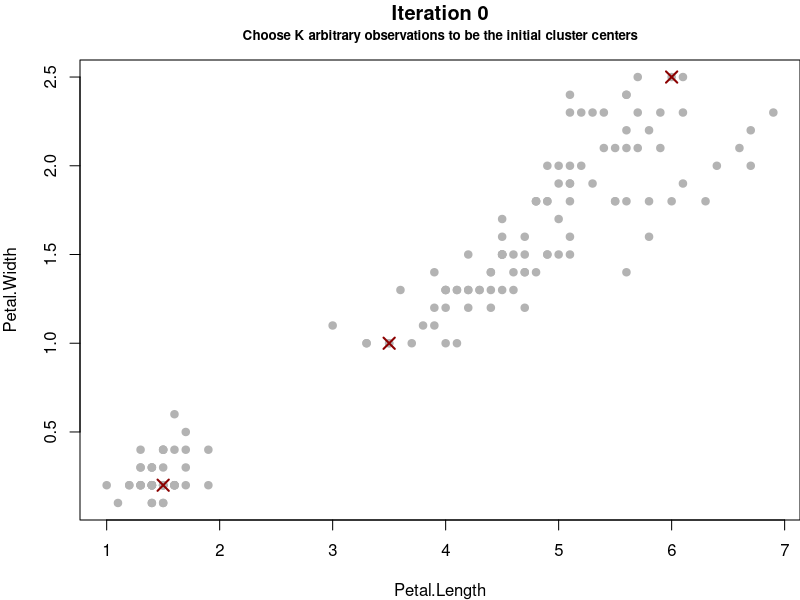
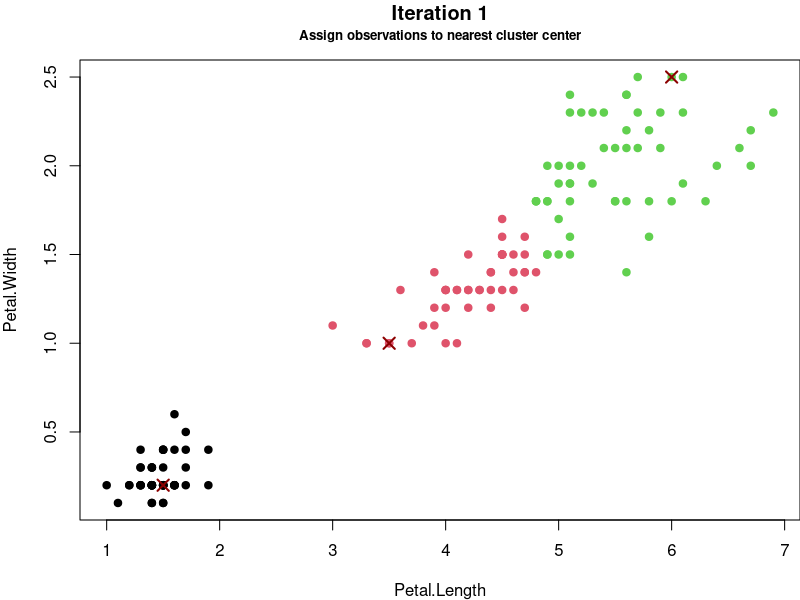
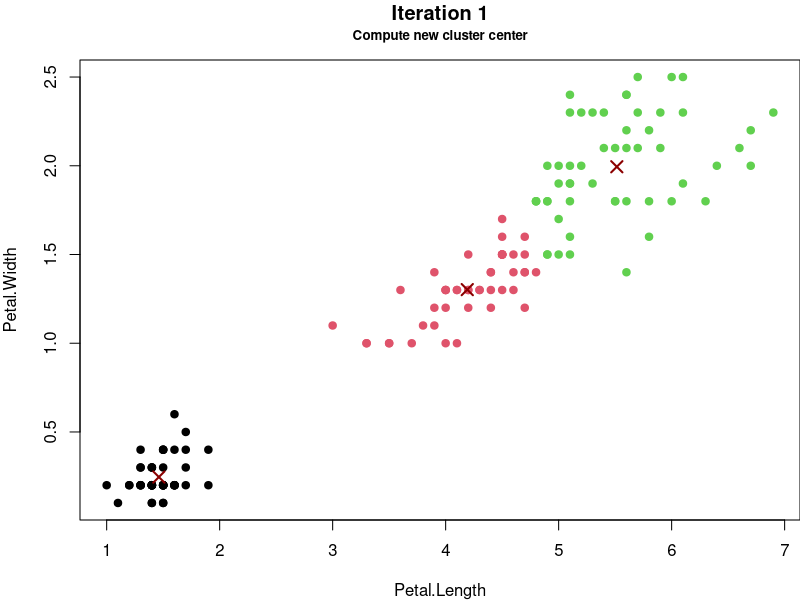
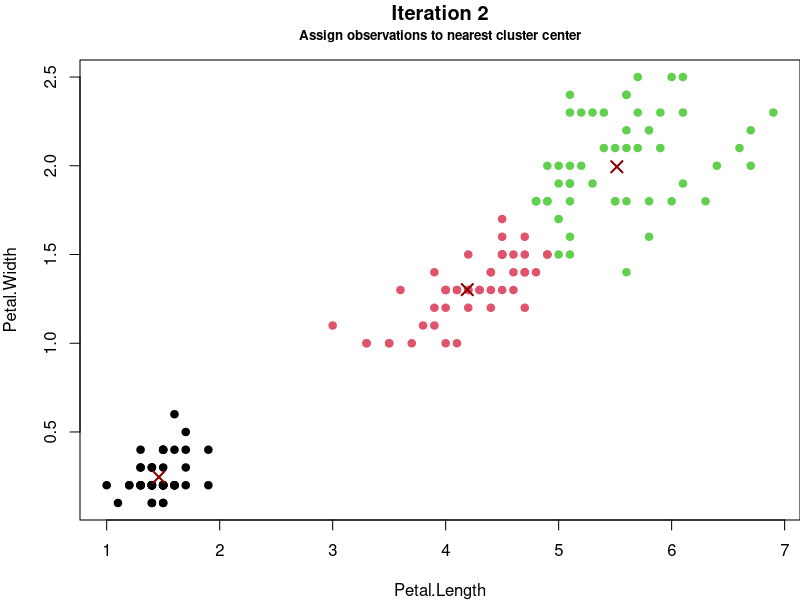
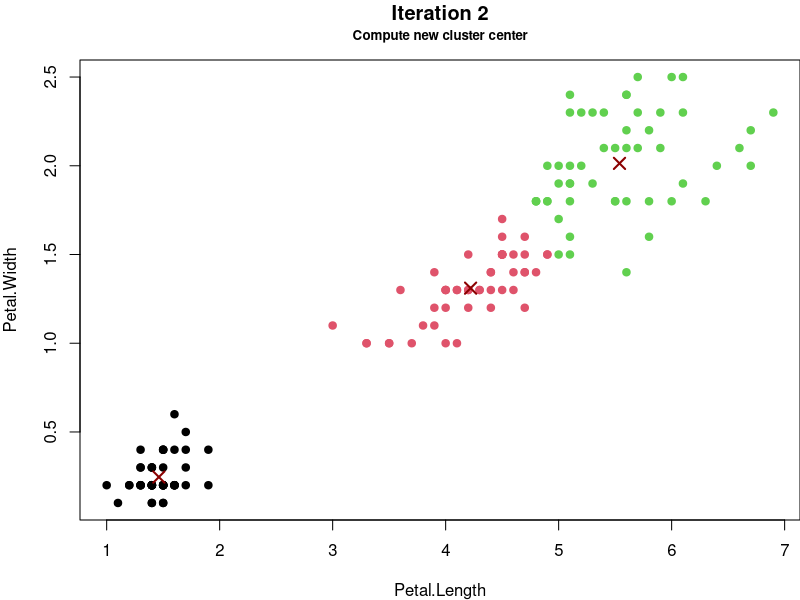
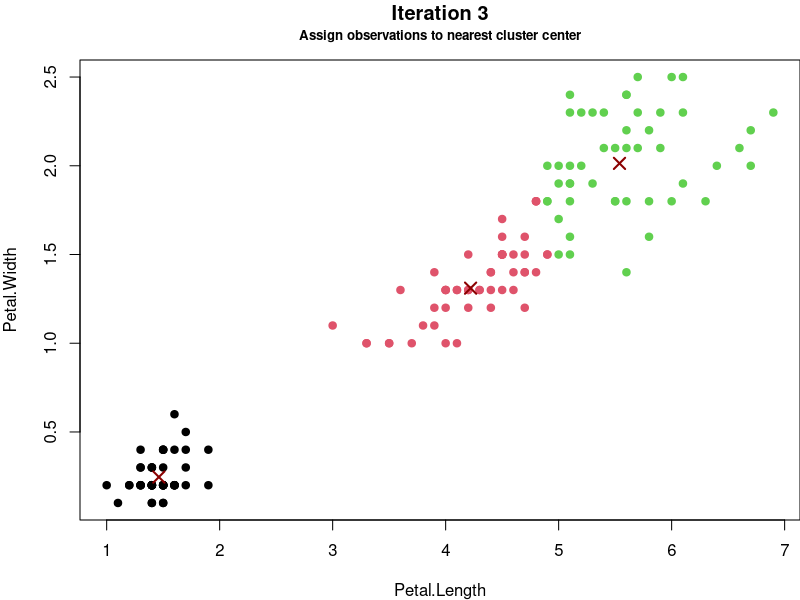
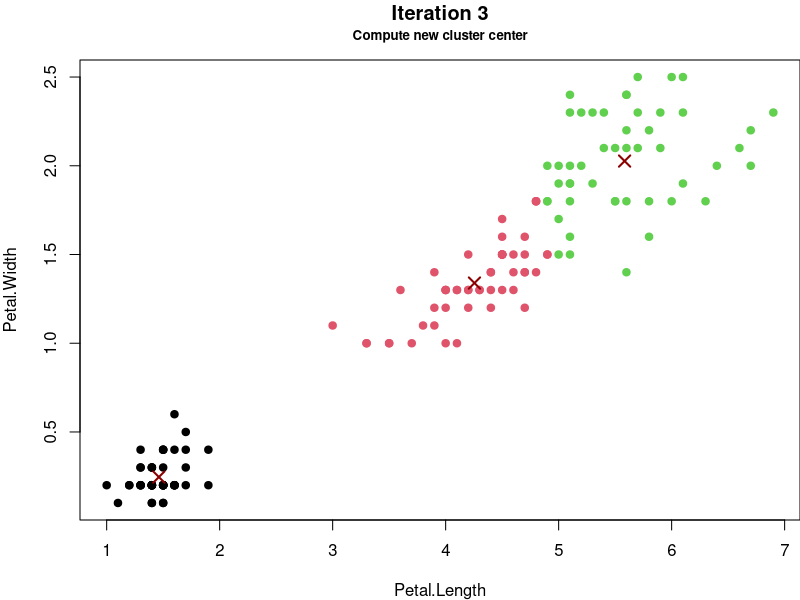
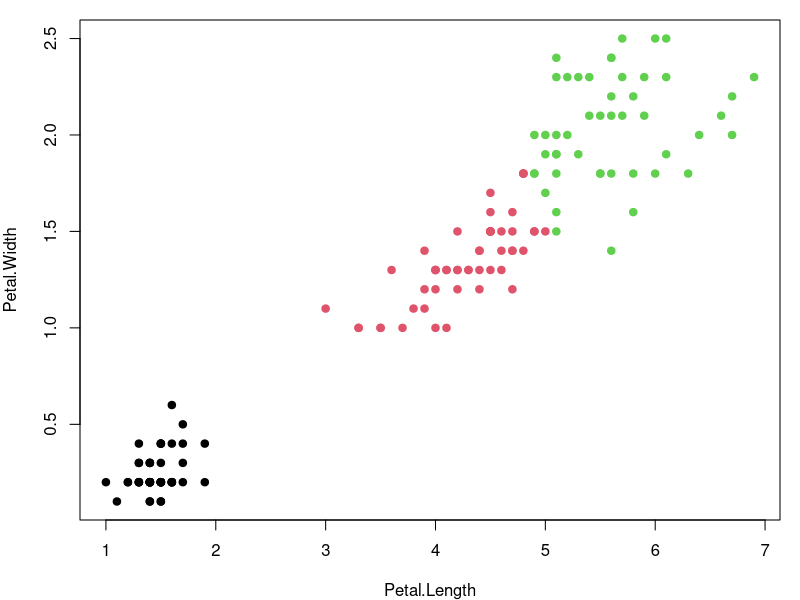

Reproduce these figures in R, in order.
## ---- chunk 1
set.seed(1234)
pts = iris[, 3:4]

iters = 3
K = 3
km = vector("list", iters)
centers = vector("list", iters + 1)

centers[[1]] = pts[sample.int(nrow(pts), K), , drop = FALSE] #matrix(c(1,0.5,2,1,7,2), ncol = 2, byrow = TRUE)

par(mar = c(4,4,3,0))
plot(pts, pch = 19, col = "gray70")
points(centers[[1]][, 1], centers[[1]][, 2], pch = 4, cex = 1.5, lwd = 2, col = "darkred")
title(main = "Iteration 0", line = 2)
title(main = "Choose K arbitrary observations to be the initial cluster centers", line = 1, cex.main = 0.8)
  
for (i in 1:iters) {
  cat("  \n##", "$K$-means Example  \n  \\addtocounter{framenumber}{-1}  \n")
  km[[i]] = kmeans(pts, centers = centers[[i]], nstart = 1, algorithm = "Lloyd", iter.max = 1)
  
  col = km[[i]]$cluster
  plot(pts, pch = 19, col = col)
  title(main = paste("Iteration", i), line = 2)
  title(main = "Assign observations to nearest cluster center", line = 1, cex.main = 0.8)
  points(centers[[i]][, 1], centers[[i]][, 2], pch = 4, cex = 1.5, lwd = 2, col = "darkred")
  
  cat("  \n")
  cat("  \n##", "$K$-means Example  \n  \\addtocounter{framenumber}{-1}  \n")
  
  centers[[i + 1]] = km[[i]]$centers
  plot(pts, pch = 19, col = col)
  points(centers[[i + 1]][, 1], centers[[i + 1]][, 2], pch = 4, cex = 1.5, lwd = 2, col = "darkred")
  title(main = paste("Iteration", i), line = 2)
  title(main = "Compute new cluster center", line = 1, cex.main = 0.8)
  cat("  \n")
}
## ---- chunk 2
km = kmeans(iris[,3:4], centers = 3, nstart = 100, iter.max = 100, algorithm = "Lloyd")
str(km)
## ---- chunk 3
par(mar = c(4,4,1,1))
plot(iris[,3:4], pch = 19, col = km$cluster)
